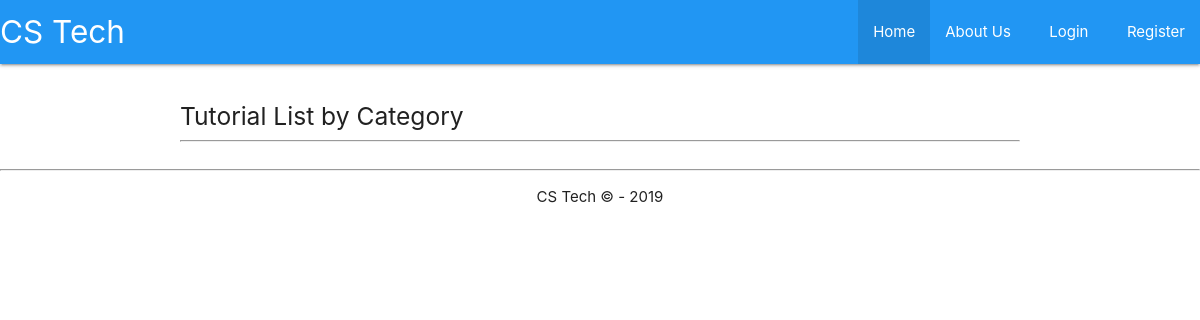
Before: / with the older database file.
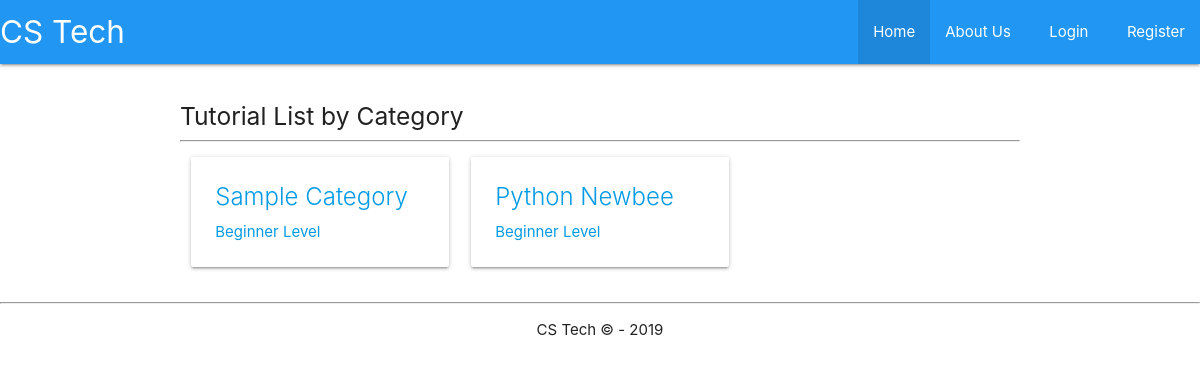
After: the same page with the newer database file.
### webApp/models.py (models this page shows, shortened)
class TutorialCategory(models.Model):
    category_name = models.CharField(max_length=200)
    category_summary = models.CharField(max_length=200)
    category_slug = models.CharField(max_length=200)
    class Meta:
        verbose_name_plural = "Categories"

### webApp/views.py (the view)
# urls.py: 2. Add a URL to urlpatterns:  path('', views.home, name='home')
def home(request):
    requested_page_location = 'webApp/categories.html'
    return render(request, requested_page_location, context={'categories': TutorialCategory.objects.all})

### webApp/templates/webApp/categories.html
{% extends "webApp/header.html" %}
{%  block content %}
    <div class="row">
        <br>
        <h5>Tutorial List by Category</h5>
        <hr>
        {% for cat in categories %}
            <div class="col s12 m4">
                <a href="{{cat.category_slug}}">
                    <div class="card hoverable">
                        <div class="card-content">
                            <span class="card-title">{{cat.category_name}}</span>
                            {{cat.category_summary}}
                        </div>
                    </div>
                </a>
            </div>
        {% endfor %}
    </div>
{% endblock %}

### webApp/templates/webApp/header.html (shortened to what this page needs)
<!DOCTYPE html>
<html lang="en">
<head>
    <link rel="stylesheet" href="https://cdnjs.cloudflare.com/ajax/libs/materialize/1.0.0/css/materialize.min.css">
</head>
<body>
    {% include "webApp/include/navbar.html" %}
    <div class="container">
        {%  block content %}
        {% endblock %}
    </div>
    <div class="container-fluid">
        <hr>
        <p class="center-align">CS Tech&nbsp;&copy; - 2019</p>
    </div>
</body>
</html>

### webApp/templates/webApp/include/navbar.html (shortened to what this page needs)
<nav>
    <div class="nav-wrapper blue">
        <a href="/" class="brand-logo">CS Tech</a>
        <ul id="nav-mobile" class="right hide-on-med-and-down">
            <li class="active"><a href="/">Home</a></li>
            <li><a href="/about">About Us</a></li>
            {% if user.is_authenticated %}
                <li><a href="profile"><span class="glyphicon glyphicon-user"></span>&nbsp;&nbsp;{{user.username}}</a></li>
                <li><a href="logout">Logout&nbsp;&nbsp;<span class="glyphicon glyphicon-log-out"></span></a></li>
            {% else %}
                <li><a href="login">&nbsp;&nbsp;Login</a></li>
                <li><a href="registration">&nbsp;&nbsp;Register</a></li>
            {% endif %}
        </ul>
    </div>
  </nav>

Changed rows visible on the page:
added TutorialCategory: category_name "Sample Category", category_summary "Beginner Level"
added TutorialCategory: category_name "Python Newbee", category_summary "Beginner Level"
